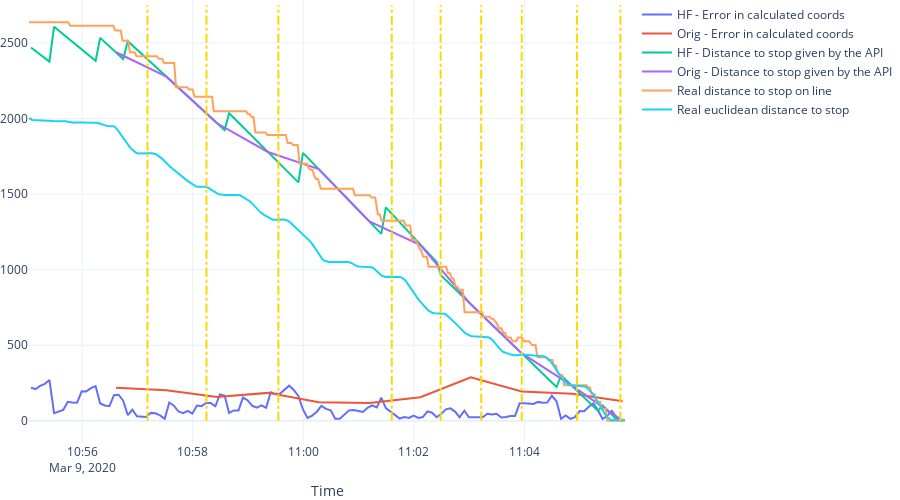

Notebook code for this chart:
### Code cell
#Distance between points of paths over time
fig8 = go.Figure()
for row in stops_tracked.itertuples() :
    # Add shapes
    fig8.add_shape(
            # Line Vertical
            dict(
                type='line',
                x0=row.datetime,
                y0=0,
                x1=row.datetime,
                y1=2750,
                line=dict(
                    color='gold',
                    width=2,
                    dash='dashdot'
            )
    ))
fig8.add_trace(go.Scatter(
    x=hf_buses_data_path.datetime, 
    y=hf_buses_data_path.dist_calc,
    mode='lines',
    name='HF - Error in calculated coords',
    line=dict(width=2)
))
fig8.add_trace(go.Scatter(
    x=buses_data_path.datetime, 
    y=buses_data_path.dist_calc,
    mode='lines',
    name='Orig - Error in calculated coords',
    line=dict(width=2)
))
fig8.add_trace(go.Scatter(
    x=hf_buses_data_path.datetime, 
    y=hf_buses_data_path.DistanceBus,
    mode='lines',
    name='HF - Distance to stop given by the API ',
    line=dict(width=2)
))
fig8.add_trace(go.Scatter(
    x=buses_data_path.datetime, 
    y=buses_data_path.DistanceBus,
    mode='lines',
    name='Orig - Distance to stop given by the API ',
    line=dict(width=2)
))
fig8.add_trace(go.Scatter(
    x=bus_tracked.datetime, 
    y=bus_tracked.dist_to_stop_on_line,
    mode='lines',
    name='Real distance to stop on line',
    line=dict(width=2)
))
fig8.add_trace(go.Scatter(
    x=bus_tracked.datetime, 
    y=bus_tracked.dist_to_stop,
    mode='lines',
    name='Real euclidean distance to stop',
    line=dict(width=2)
))

fig8.update_layout(
    height=500,
    margin=dict(r=0, l=0, t=0, b=0),
    xaxis=dict(
        title='Time'
    )
)
